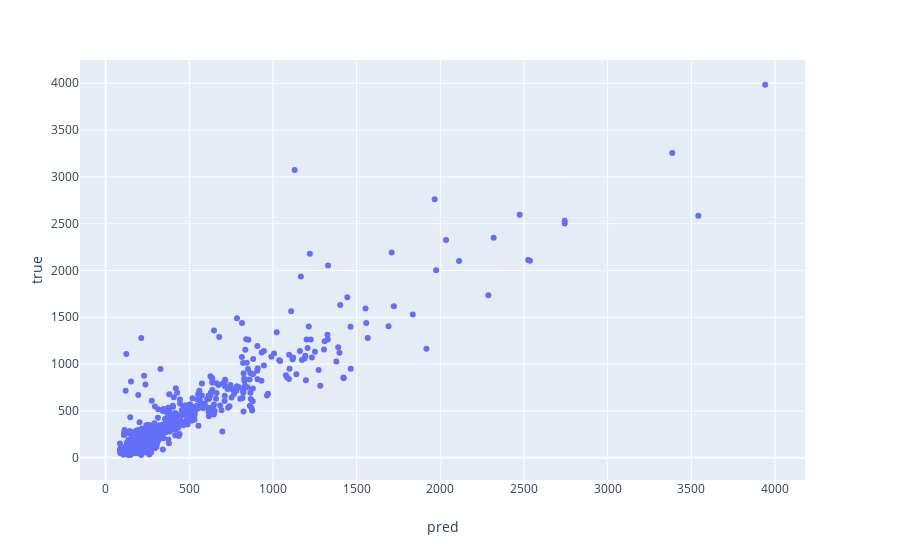

The notebook cell this image was saved under:
### Code cell
fig = px.scatter(pd.DataFrame({'pred': y_pred.flatten(), 'true': y_test.flatten()}), x='pred', y='true')
fig.show()

### Figure 1 — Plotly figure (JSON) as saved in the notebook; plotly's stock layout.template omitted (floating-point values rounded to 4 significant figures; data arrays with more than 128 entries replaced by an {"elided": "..."} marker saying what was removed)
{"data": [{"hoverlabel": {"namelength": 0}, "hovertemplate": "pred=%{x}<br>true=%{y}", "legendgroup": "", "marker": {"color": "#636efa", "symbol": "circle"}, "mode": "markers", "name": "", "showlegend": false, "type": "scatter", "x": {"elided": "600 float values"}, "xaxis": "x", "y": {"elided": "600 float values"}, "yaxis": "y"}], "layout": {"autosize": true, "legend": {"tracegroupgap": 0}, "margin": {"t": 60}, "xaxis": {"anchor": "y", "autorange": true, "domain": [0, 0.98], "range": [-146.6, 4174.0], "title": {"text": "pred"}, "type": "linear"}, "yaxis": {"anchor": "x", "autorange": true, "domain": [0, 1], "range": [-234.5, 4245.0], "title": {"text": "true"}, "type": "linear"}}}
